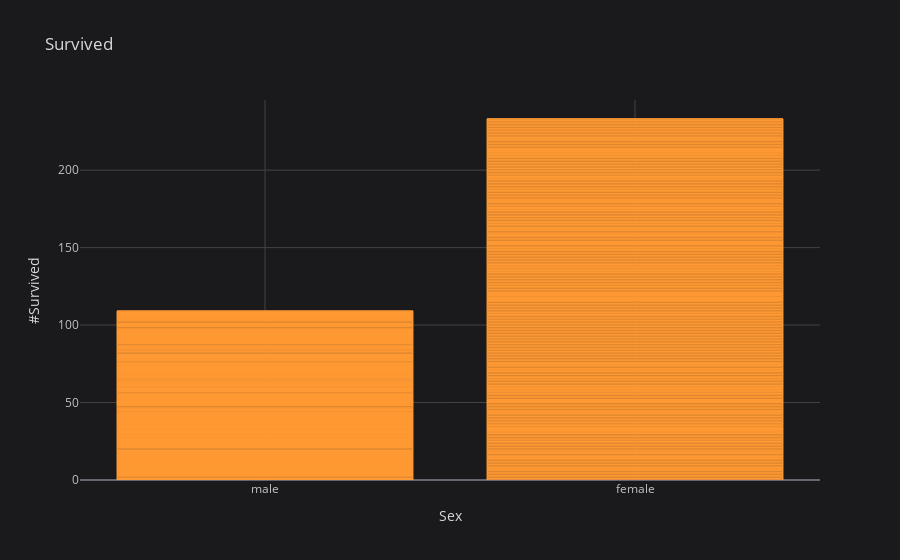

The notebook cell this image was saved under:
### Code cell
titanic.iplot(kind = 'bar', x = 'sex', y = 'survived', title = 'Survived', xTitle='Sex', yTitle='#Survived')

### Figure 1 — Plotly figure (JSON) as saved in the notebook; plotly's stock layout.template omitted (floating-point values rounded to 4 significant figures; data arrays with more than 128 entries replaced by an {"elided": "..."} marker saying what was removed)
{"data": [{"marker": {"color": "rgba(255, 153, 51, 0.6)", "line": {"color": "rgba(255, 153, 51, 1.0)", "width": 1}}, "name": "survived", "orientation": "v", "text": "", "type": "bar", "x": {"elided": "891 str values"}, "y": {"elided": "891 int values"}}], "layout": {"legend": {"bgcolor": "#1A1A1C", "font": {"color": "#D9D9D9"}}, "paper_bgcolor": "#1A1A1C", "plot_bgcolor": "#1A1A1C", "title": {"font": {"color": "#D9D9D9"}, "text": "Survived"}, "xaxis": {"gridcolor": "#434343", "showgrid": true, "tickfont": {"color": "#C2C2C2"}, "title": {"font": {"color": "#D9D9D9"}, "text": "Sex"}, "zerolinecolor": "#666570"}, "yaxis": {"gridcolor": "#434343", "showgrid": true, "tickfont": {"color": "#C2C2C2"}, "title": {"font": {"color": "#D9D9D9"}, "text": "#Survived"}, "zerolinecolor": "#666570"}}}
